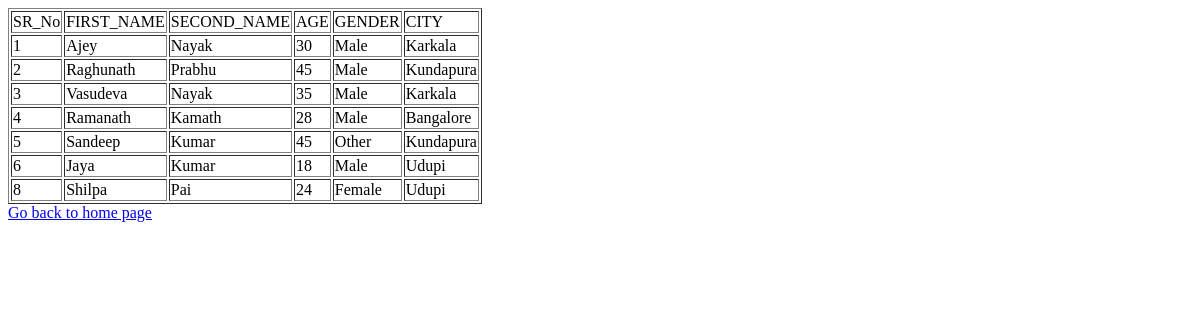
/list, run on an earlier commit of the app's database.
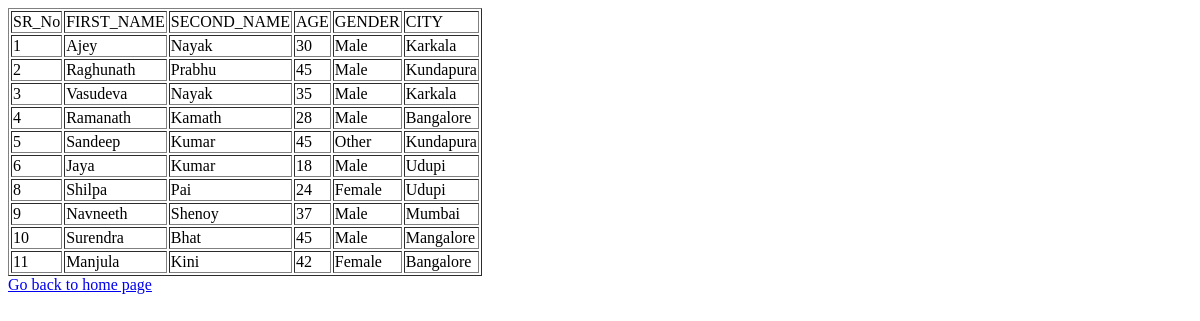
And on a later commit of the database.
### tables this page shows
CREATE TABLE users (SR_No integer primary key AUTOINCREMENT,                FIRST_NAME varchar(15), SECOND_NAME varchar(15), AGE integer,                GENDER varchar(15), CITY varchar(15));

### main.py (the view)
@app.route('/list', methods= ['GET'])
def user_list():
    if os.path.exists("userlist.html"):
        os.remove("userlist.html")
    con = sqlite3.connect(db_path)
    con.row_factory = sqlite3.Row
    cur = con.cursor()
    cur.execute("select * from users")
    rows = cur.fetchall()
    return render_template('userlist.html', rows = rows)

### template/userlist.html
<!doctype html>
<html>
   <body>
      <table border = 1>
         <thead>
            <td>SR_No</td>
            <td>FIRST_NAME</td>
            <td>SECOND_NAME</td>
            <td>AGE</td>
            <td>GENDER</td>
            <td>CITY</td>
         </thead>
         {% for row in rows %}
            <tr>
            <td>{{row["SR_No"]}}</td>
            <td>{{row["FIRST_NAME"]}}</td>
            <td>{{row["SECOND_NAME"]}}</td>
            <td>{{row["AGE"]}}</td>
            <td> {{ row["GENDER"]}}</td>
            <td>{{row['CITY']}}</td>
            </tr>
         {% endfor %}
      </table>
      <a href = "/">Go back to home page</a>
   </body>
</html>

What changed in the data, as far as the page shows it:
added users: SR_No "9", FIRST_NAME "Navneeth", SECOND_NAME "Shenoy", AGE "37", GENDER "Male", CITY "Mumbai"
added users: SR_No "10", FIRST_NAME "Surendra", SECOND_NAME "Bhat", AGE "45", GENDER "Male", CITY "Mangalore"
added users: SR_No "11", FIRST_NAME "Manjula", SECOND_NAME "Kini", AGE "42", GENDER "Female", CITY "Bangalore"
